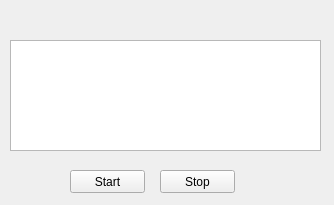
<?xml version="1.0" encoding="UTF-8"?>
<ui version="4.0">
 <class>MainWindow</class>
 <widget class="QMainWindow" name="MainWindow">
  <property name="geometry">
   <rect>
    <x>0</x>
    <y>0</y>
    <width>334</width>
    <height>205</height>
   </rect>
  </property>
  <property name="windowTitle">
   <string>GreenTail</string>
  </property>
  <widget class="QWidget" name="centralWidget">
   <widget class="QPushButton" name="startButton">
    <property name="geometry">
     <rect>
      <x>70</x>
      <y>170</y>
      <width>75</width>
      <height>23</height>
     </rect>
    </property>
    <property name="text">
     <string>Start</string>
    </property>
   </widget>
   <widget class="QPushButton" name="stopButton">
    <property name="geometry">
     <rect>
      <x>160</x>
      <y>170</y>
      <width>75</width>
      <height>23</height>
     </rect>
    </property>
    <property name="text">
     <string>Stop</string>
    </property>
   </widget>
   <widget class="QTextBrowser" name="concoleBrowser">
    <property name="geometry">
     <rect>
      <x>10</x>
      <y>40</y>
      <width>311</width>
      <height>111</height>
     </rect>
    </property>
   </widget>
  </widget>
 </widget>
 <layoutdefault spacing="6" margin="11"/>
 <resources/>
 <connections/>
</ui>
